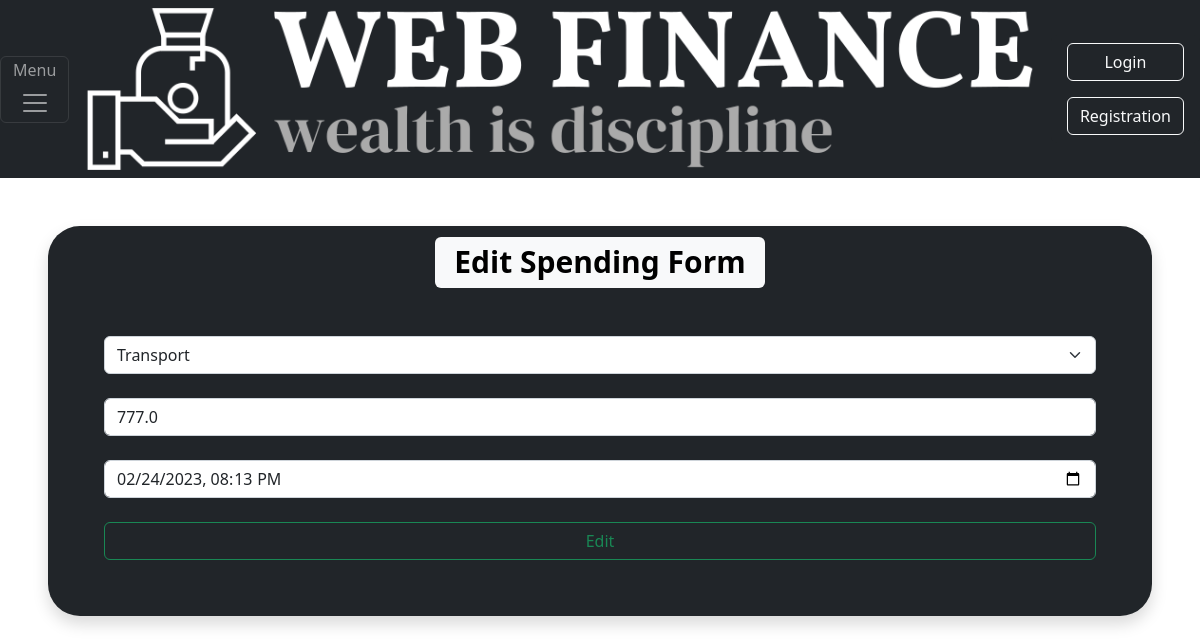
The page /spendigns/edit_spending/24 on the database as committed earlier.
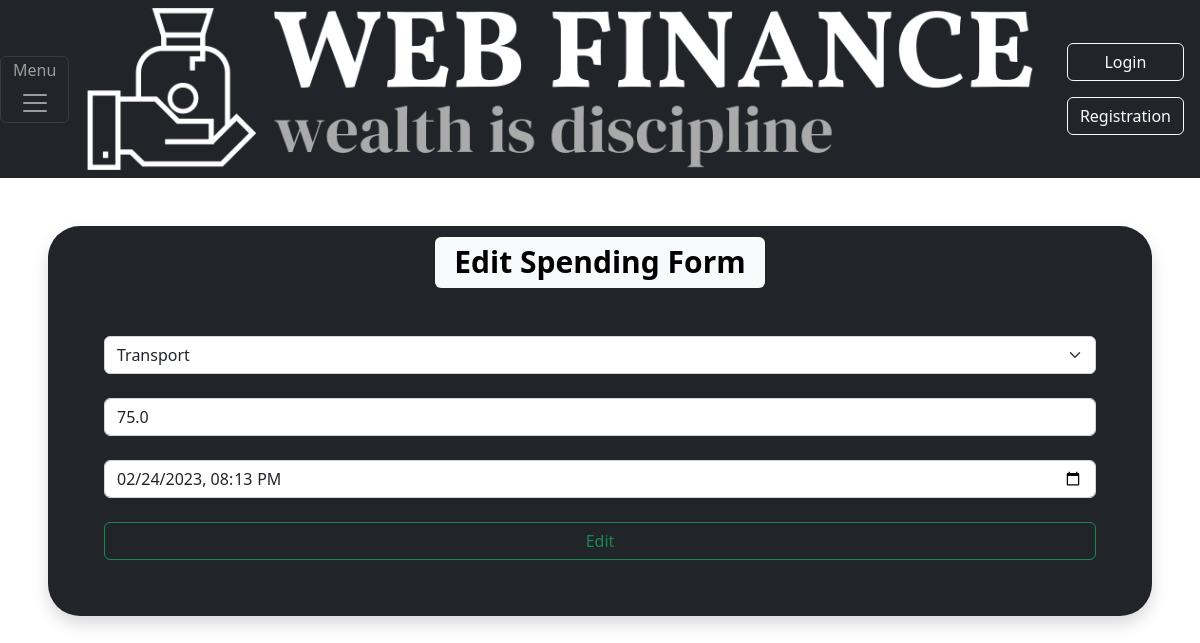
The same page on the database as committed later.
### spendings/models.py (models this page shows, shortened)
class spendings(models.Model):
    date = models.DateTimeField()
    amount = models.FloatField()
    category = models.ForeignKey(categories, null=True, on_delete=models.SET_NULL)
    user =  models.ForeignKey(User, on_delete=models.CASCADE)
    class Meta:
        verbose_name = 'spending'
        verbose_name_plural = 'spendings'

### spendings/views.py (the view)
# urls.py: path('edit_spending/<int:id>', views.editspending, name='edit_spending'),
def editspending(request, id):
    myspending = spendings.objects.get(id = id)
    form = SpendingForm(request.POST or None, instance=myspending)
    print(request.GET)
    if form.is_valid():
        form.save()
        return redirect('spendings',request.user.id)
    context = {
        'form': form,
        'myspending': myspending,
    }
    return render(request, 'spendings/edit_spending.html', context)

### spendings/forms.py (shortened to what this page needs)
class SpendingForm(forms.ModelForm):
    category = forms.ModelChoiceField(queryset=categories.objects.all(), empty_label='category not selected',widget=forms.Select(attrs={'class': 'form-select'}))
    class Meta:
        model = spendings
        fields = ('date', 'category', 'amount', 'user')
        widgets = {
            'amount': forms.NumberInput(attrs={
                'class': 'form-control',
                'placeholder': 'Amount:',
                'step': '0.01'
            }),
            'date': DateTimeLocalInput(attrs={
                'class': 'form-control'
            }),
            'user': forms.HiddenInput(attrs={
                'class': 'form-select'
            }),
        }

### spendings/models.py (called while the page is built)
    def __str__(self):
        return f"{self.description}"

### spendings/templates/spendings/edit_spending.html (shortened to what this page needs)
{% extends "main/master.html" %}
{% block content %}
<div class="shadow m-5 p-2 bg-dark text-white rounded-5">
    <div class="text-center"><h1><span class="badge text-bg-light">Edit Spending Form</span><br></h1></div>
    <form method="POST" class="rounded-5 m-5">
        {{ form.category }}<br>
        {{ form.amount }}<br>
        {{ form.date }}<br>
        <button class="btn btn-outline-success" type="submit" style="width: 100%;">Edit</button>
    </form>
 </div>
{% endblock %}

Rows that differ between the two databases and show on the page:
changed spendings "Transport": amount "777.0" → "75.0"
